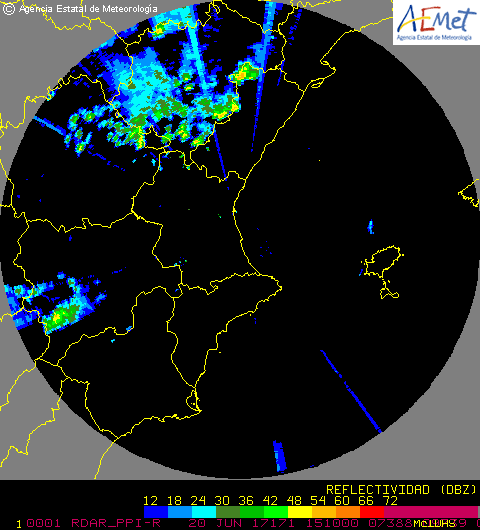
%> input picture images/200620171710.gif, 480 x 530 px; its folder holds only this picture in this run
$ octave BaseCleaner.m   (GNU Octave 9; MATLAB toolbox functions it lacks are replaced by stand-ins)
%> lines starting %> are read from the running program, lines starting %| are printed output that depends on the picture
tic
imgNames = dir('images/*.gif');
numImages = length(imgNames);
currentImg = imread(strcat(imgNames(1).folder,'\',imgNames(1).name));
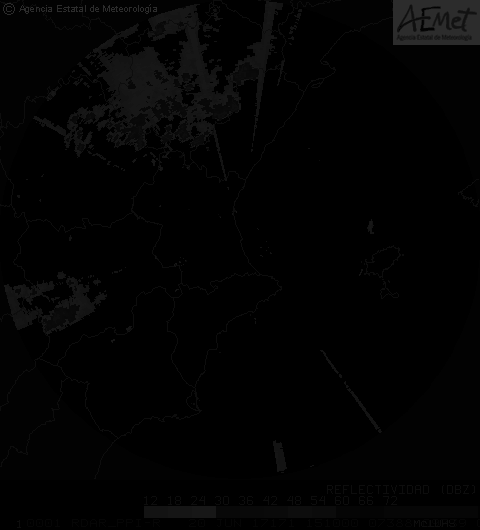
%> currentImg: size 530x480 uint8; min 0, max 44, mean 2.7

carriedBase = imcrop(currentImg,[0 0 485 480]);
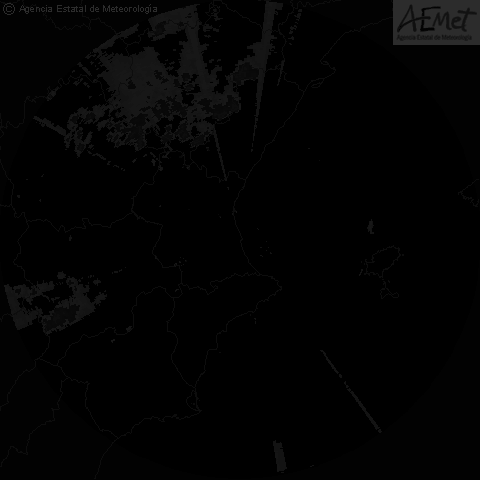
%> carriedBase: size 480x480 uint8; min 0, max 44, mean 2.7
for i=2:1:numImages
    currentImg = imread(strcat(imgNames(i).folder,'\',imgNames(i).name));
    currentImg = imcrop(currentImg,[0 0 485 480]);
    carriedBase = carriedBase&currentImg;
    %imshow(carriedBase);
    %pause(0.5);
end
imwrite(carriedBase,'BaseProvincias.gif');
save('BaseProvincias','carriedBase');
toc

$ run again, on images/220620172110.gif
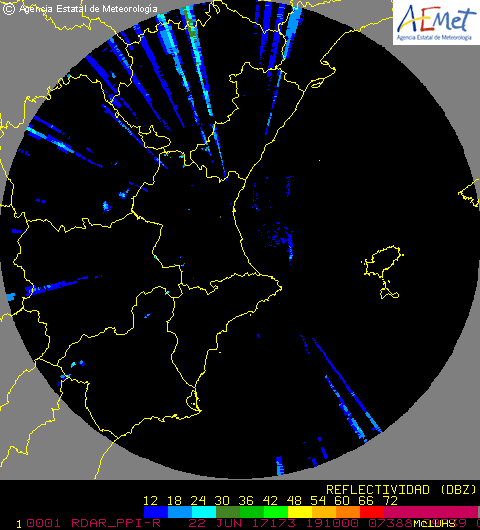
%> input picture images/220620172110.gif, 480 x 530 px
%> `currentImg = imread(strcat(imgNames(1).folder,'\',imgNames(1).name));`:
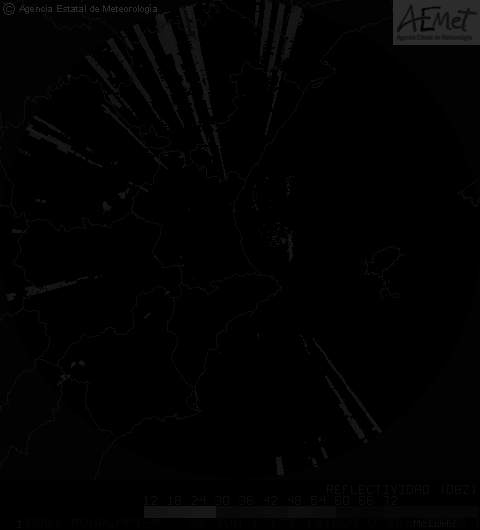
%> currentImg: size 530x480 uint8; min 0, max 44, mean 2
%> `carriedBase = imcrop(currentImg,[0 0 485 480]);`:
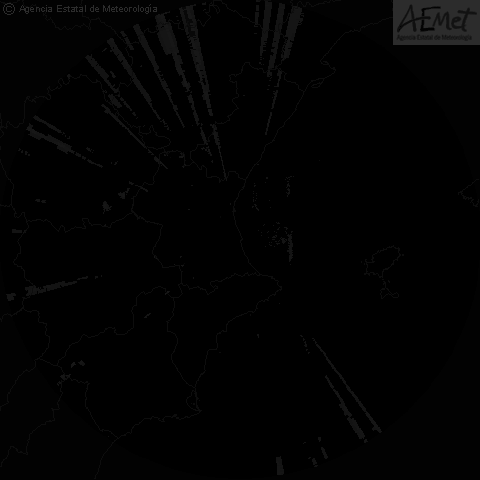
%> carriedBase: size 480x480 uint8; min 0, max 44, mean 2
